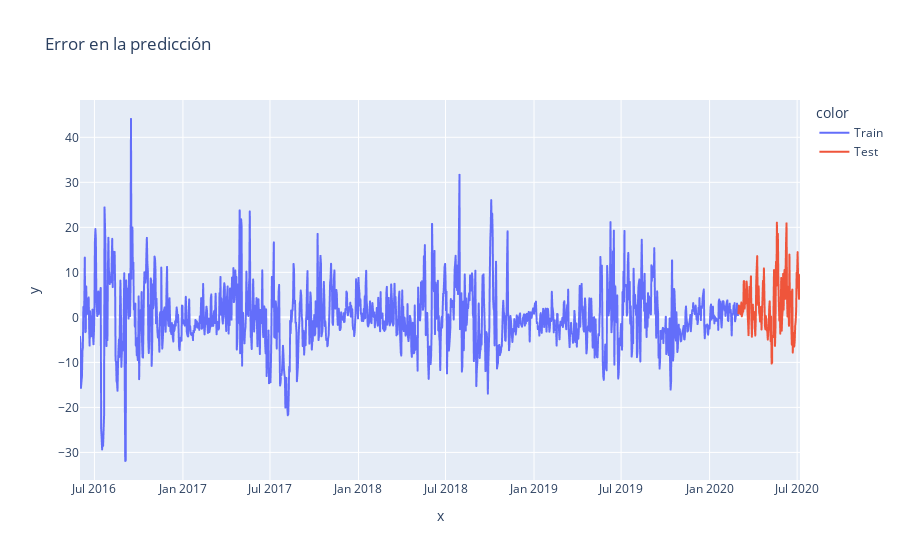

The cell this chart's notebook holds for it:
### Markdown cell above
**Grafique el error (Valor real - Valor predicho) en todo el intervalo de tiempo.**

### Code cell
# calculamos errores de train y test
error_train_prophet = y_train - train_pred_prophet
error_test_prophet = y_test - test_pred_prophet
error_prophet = pd.concat([error_train_prophet, error_test_prophet])

# graficamos errores
fig_error_prophet = px.line(x = df.date, y=error_prophet, title='Error en la predicción', color = df.set)
fig_error_prophet.show()

### Figure 1 — Plotly figure (JSON) as saved in the notebook; plotly's stock layout.template omitted (floating-point values rounded to 4 significant figures; data arrays with more than 128 entries replaced by an {"elided": "..."} marker saying what was removed)
{"data": [{"hovertemplate": "color=Train<br>x=%{x}<br>y=%{y}<extra></extra>", "legendgroup": "Train", "line": {"color": "#636efa", "dash": "solid"}, "marker": {"symbol": "circle"}, "mode": "lines", "name": "Train", "showlegend": true, "type": "scattergl", "x": {"elided": "1369 str values"}, "xaxis": "x", "y": {"elided": "1369 float values"}, "yaxis": "y"}, {"hovertemplate": "color=Test<br>x=%{x}<br>y=%{y}<extra></extra>", "legendgroup": "Test", "line": {"color": "#EF553B", "dash": "solid"}, "marker": {"symbol": "circle"}, "mode": "lines", "name": "Test", "showlegend": true, "type": "scattergl", "x": {"elided": "129 str values"}, "xaxis": "x", "y": {"elided": "129 float values"}, "yaxis": "y"}], "layout": {"legend": {"title": {"text": "color"}, "tracegroupgap": 0}, "title": {"text": "Error en la predicción"}, "xaxis": {"anchor": "y", "domain": [0, 1], "title": {"text": "x"}}, "yaxis": {"anchor": "x", "domain": [0, 1], "title": {"text": "y"}}}}
